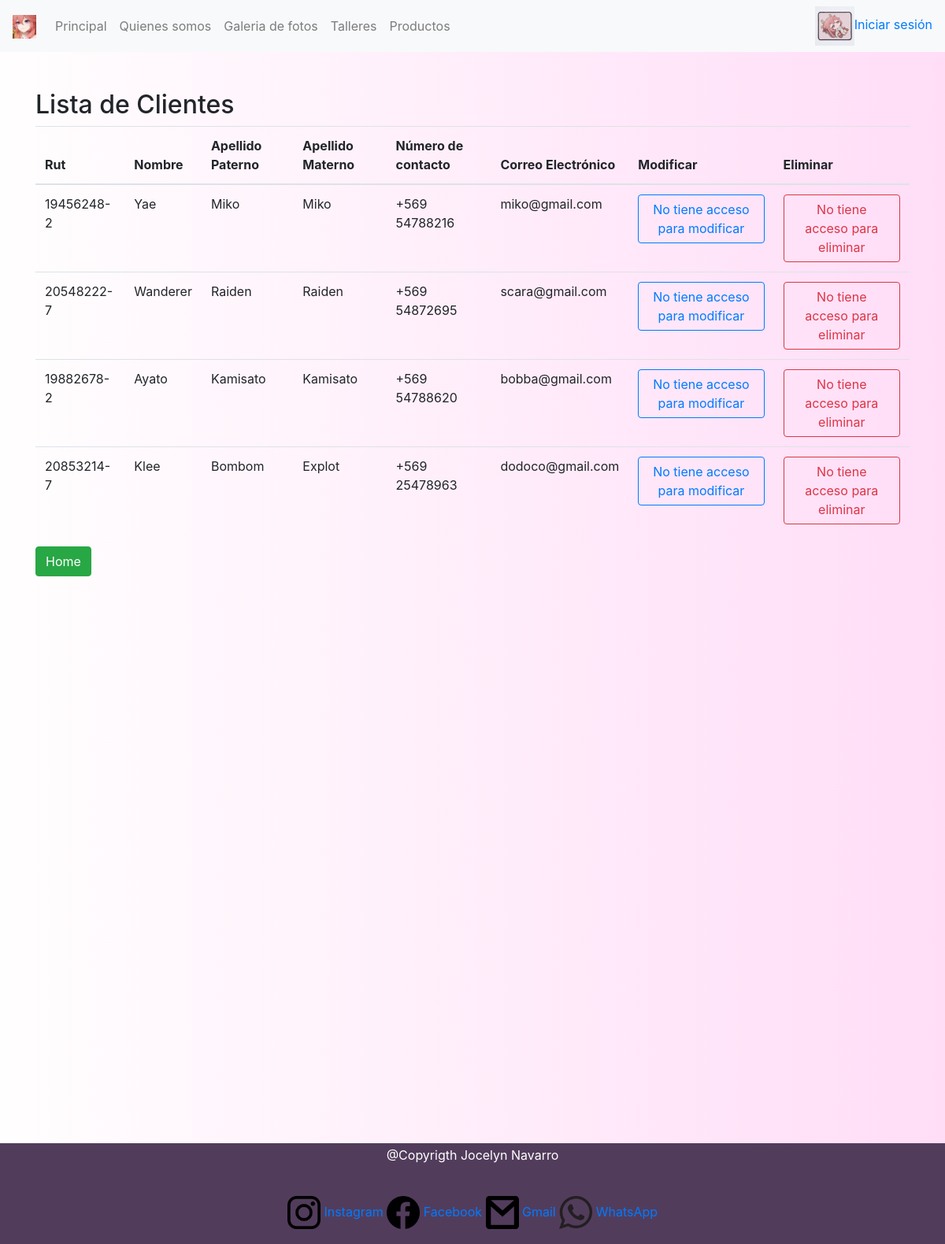
/clientes/, run on the app's committed database.
### MikoShutofo/models.py (models this page shows, shortened)
class Datos(models.Model):
    rut=models.CharField(max_length=10, primary_key=True, verbose_name='Rut')
    nombre=models.CharField(max_length=20, verbose_name='Nombre')
    apellidoPat=models.CharField(max_length=20, verbose_name='Apellido paterno')
    apellidoMat=models.CharField(max_length=20, verbose_name='Apellido materno')
    contato=models.CharField(max_length=15, verbose_name='Número de contacto')
    correo=models.CharField(max_length=50, verbose_name='Correo Eletrónico')
    categoria=models.ForeignKey(TipoCliente, on_delete=models.CASCADE)

### MikoShutofo/views.py (the view)
# urls.py: path('clientes/', clientes, name="clientes"),
def clientes(request):
    datos = Datos.objects.all()
    datos={
        'gente':datos
    }
    return render(request, 'Clientes.html', datos)

### MikoShutofo/templates/Clientes.html (shortened to what this page needs)
<!DOCTYPE html>
<html lang="en">
<head>
    {% load static %}
    <link rel="stylesheet" type="text/css" href="{% static 'css/bootstrap.min.css' %}">
    <link rel="stylesheet" type="text/css" href="{% static 'Css/Estilos.css' %}">
</head>
<body class="color1">
    <nav class="navbar navbar-expand-sm navbar-light bg-light">
        <a class="navbar-brand" href="#">
            <img src="{% static 'Img/icon.png' %}" width="30px" height="30px">
        </a>
        <div class="collapse navbar-collapse" id="opciones">
            <ul class="navbar-nav">
                <li class="nav-item">
                    <a class="nav-link" href="{% url 'home' %}">Principal</a>
                </li>
                <li class="nav-item">
                    <a class="nav-link" href="{% url 'somos' %}">Quienes somos</a>
                </li>
                <li class="nav-item">
                    <a class="nav-link" href="{% url 'fotos' %}">Galeria de fotos</a>
                </li>
                <li class="nav-item">
                    <a class="nav-link" href="{% url 'taller' %}">Talleres</a>
                </li>
                <li class="nav-item">
                    <a class="nav-link" href="{% url 'pro' %}">Productos</a>
                </li>
            </ul>
        </div>
        <div>
            {% if user.is_authenticated %}
                <a href="{% url 'logout' %}" id="userBookStop">
                     <img src="{% static 'Img/icono.jpg' %}" alt="MikoShutofo" width="50px">Cerrar Sesión
                </a>
            {% else %}
            <a href="{% url 'login' %}" id="userBookStop">
                <img src="{% static 'Img/icono.jpg' %}" alt="MikoShutofo" width="50px">Iniciar sesión
            </a>
            {% endif %}
        </div>
    </nav>
    <br><br>
    <div class="container">
        <h2>Lista de Clientes</h2>
        <table class="table">
            <thead>
                <tr>
                    <th>Rut</th>
                    <th>Nombre</th>
                    <th>Apellido Paterno</th>
                    <th>Apellido Materno</th>
                    <th>Número de contacto</th>
                    <th>Correo Electrónico</th>
                    <th>Modificar </th>
                    <th>Eliminar</th>
                </tr>
            </thead>
            <tbody>
                {% for cl in gente %}
                    <tr>
                        <td>{{cl.rut}}</td>
                        <td>{{cl.nombre}}</td>
                        <td>{{cl.apellidoPat}}</td>
                        <td>{{cl.apellidoMat}}</td>
                        <td>{{cl.contato}}</td>
                        <td>{{cl.correo}}</td>
                        {% if user.is_authenticated %}
                            <td><a href="{% url 'modificar' cl.rut %}" class="btn btn-primary">Modificar</a></td>
                            <td><a href="{% url 'eliminar' cl.rut %}" class="btn btn-danger">Eliminar</a></td>
                        {% else %}
                            <td><a href="#" class="btn btn-outline-primary">No tiene acceso para modificar</a></td>
                            <td><a href="#" class="btn btn-outline-danger">No tiene acceso para eliminar</a></td>
                        </tr>
                        {% endif %}
                {% endfor%}
            </tbody>
        </table>
        {% if user.is_authenticated %}
            <a href="{% url 'crear' %}" class="btn btn-primary" target="_blank">Añadir cliente</a>
        {% else %}
            <a href="{% url 'home' %}" class="btn btn-success" target="_blank">Home</a>
        {% endif %}
    </div>
    <br><br><br><br><br><br><br><br><br><br><br><br><br><br><br><br><br><br><br><br><br><br><br><br><br><br><br><br><br><br>
    <footer>
        <p>@Copyrigth Jocelyn Navarro</p>
        <br>
        <p>
            <a href="https://www.instagram.com"><img src="{% static 'Img/Redes/int.png' %}" style="width:42px;height:42px;"> Instagram</a>
            <a href="https://www.facebook.com/"><img src="{% static 'Img/Redes/face.png' %}" style="width:42px;height:42px;"> Facebook</a>
            <a href="https://www.gmail.com"><img src="{% static 'Img/Redes/gm.png' %}" style="width:42px;height:42px;"> Gmail</a>
            <a href="https://web.whatsapp.com"><img src="{% static 'Img/Redes/wht.png' %}" style="width:42px;height:42px;"> WhatsApp</a>
        </p>
    </footer>
</body>
</html>

### MikoShutofo/static/css/Estilos.css (style rules this page uses)
.color1 { background-image: linear-gradient(to right, rgb(255, 254, 254) , rgb(255, 221, 247)); }
footer { text-align: center; padding: 3px; background-color: rgb(82, 60, 92); color: white; }

### data on the page
Datos: rut "19456248-2", nombre "Yae", apellidoPat "Miko", apellidoMat "Miko", contato "+569 54788216", correo "miko@gmail.com"
Datos: rut "20548222-7", nombre "Wanderer", apellidoPat "Raiden", apellidoMat "Raiden", contato "+569 54872695", correo "scara@gmail.com"
Datos: rut "19882678-2", nombre "Ayato", apellidoPat "Kamisato", apellidoMat "Kamisato", contato "+569 54788620", correo "bobba@gmail.com"
Datos: rut "20853214-7", nombre "Klee", apellidoPat "Bombom", apellidoMat "Explot", contato "+569 25478963", correo "dodoco@gmail.com"
